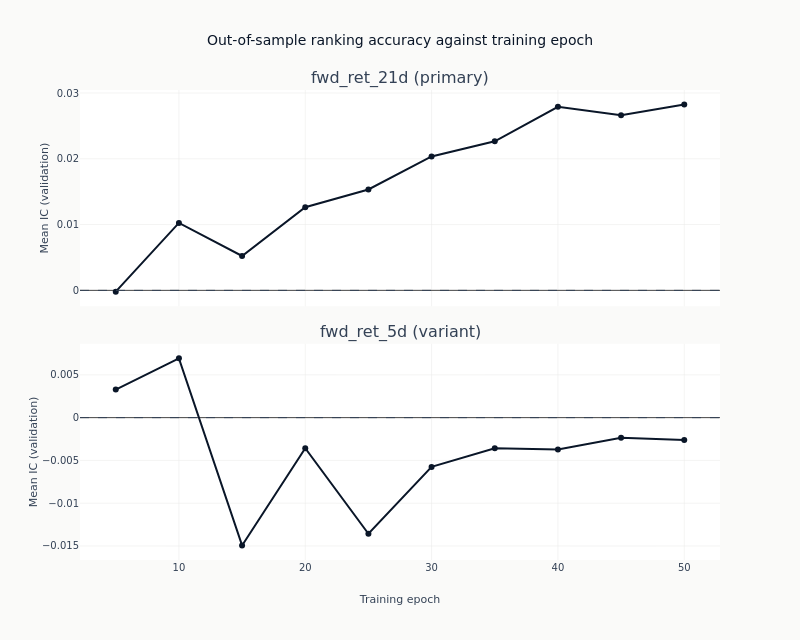

The code cell stored with this chart in its notebook:
### Markdown cell above
### What more training does

Each line traces one label's out-of-sample IC as epochs are added, on the same axes
[`11c`](11c_conditional_autoencoder.ipynb) draws for the same schedule.

A line that rises and then falls has an interior optimum: the network was still learning, then
began fitting the training window at the expense of the validation folds. A line that wanders
around zero without trend never had anything to learn, and its highest point is wherever the
noise happened to peak. Both produce a respectable-looking maximum, which is why the maximum is
not what a checkpoint is judged on and why all ten are published rather than the best one.

One panel per label, each with its own vertical scale, because a horizon with something to learn
and one without would be averaged into a single indistinct band if they shared axes.

### Code cell
curves = catalog.filter("full_coverage").sort("label", "checkpoint_value")
fig = make_subplots(
    rows=len(panel_labels),
    cols=1,
    shared_xaxes=True,
    vertical_spacing=0.08,
    subplot_titles=[
        f"{label} ({'primary' if label == primary else 'variant'})" for label in panel_labels
    ],
)
for row, label in enumerate(panel_labels, start=1):
    series = curves.filter(pl.col("label") == label)
    fig.add_trace(
        go.Scatter(
            x=series.get_column("checkpoint_value").to_list(),
            y=series.get_column("ic_mean").to_list(),
            mode="lines+markers",
            name=label,
            showlegend=False,
            line=dict(color=COLORS["blue"], width=2),
            marker=dict(size=6, color=COLORS["blue"]),
        ),
        row=row,
        col=1,
    )
    fig.add_hline(y=0, line_width=1, line_dash="dash", line_color=COLORS["neutral"], row=row, col=1)
    fig.update_yaxes(title_text="Mean IC (validation)", row=row, col=1)
fig.update_xaxes(title_text="Training epoch", row=len(panel_labels), col=1)
fig.update_layout(
    title="Out-of-sample ranking accuracy against training epoch",
    height=320 * len(panel_labels),
    width=800,
    margin=dict(t=90),
)
# Read off the frame rather than asserted, so the alt text stays true of the next run.
_spans = "; ".join(
    f"{label} from {curves.filter(pl.col('label') == label).get_column('ic_mean').min():.3f} "
    f"to {curves.filter(pl.col('label') == label).get_column('ic_mean').max():.3f}"
    for label in panel_labels
)
show_plotly_with_alt(
    fig,
    "Line chart of mean validation information coefficient against training epoch, one panel per "
    "label, each with its own vertical scale and a dashed zero line. Counted from the frame: "
    f"{_spans}.",
)

### Figure 1 — Plotly figure (JSON) as saved in the notebook; plotly's stock layout.template omitted (floating-point values rounded to 4 significant figures)
{"data": [{"line": {"color": "#0a1628", "width": 2}, "marker": {"color": "#0a1628", "size": 6}, "mode": "lines+markers", "name": "fwd_ret_21d", "showlegend": false, "type": "scatter", "x": [5, 10, 15, 20, 25, 30, 35, 40, 45, 50], "xaxis": "x", "y": [-0.0001945, 0.01026, 0.005227, 0.01263, 0.01534, 0.02036, 0.02267, 0.02791, 0.02661, 0.02825], "yaxis": "y"}, {"line": {"color": "#0a1628", "width": 2}, "marker": {"color": "#0a1628", "size": 6}, "mode": "lines+markers", "name": "fwd_ret_5d", "showlegend": false, "type": "scatter", "x": [5, 10, 15, 20, 25, 30, 35, 40, 45, 50], "xaxis": "x2", "y": [0.00328, 0.006928, -0.01494, -0.00358, -0.01357, -0.005757, -0.003578, -0.003724, -0.002363, -0.002622], "yaxis": "y2"}], "layout": {"annotations": [{"font": {"size": 16}, "showarrow": false, "text": "fwd_ret_21d (primary)", "x": 0.5, "xanchor": "center", "xref": "paper", "y": 1.0, "yanchor": "bottom", "yref": "paper"}, {"font": {"size": 16}, "showarrow": false, "text": "fwd_ret_5d (variant)", "x": 0.5, "xanchor": "center", "xref": "paper", "y": 0.46, "yanchor": "bottom", "yref": "paper"}], "height": 640, "margin": {"t": 90}, "shapes": [{"line": {"color": "#334155", "dash": "dash", "width": 1}, "type": "line", "x0": 0, "x1": 1, "xref": "x domain", "y0": 0, "y1": 0, "yref": "y"}, {"line": {"color": "#334155", "dash": "dash", "width": 1}, "type": "line", "x0": 0, "x1": 1, "xref": "x2 domain", "y0": 0, "y1": 0, "yref": "y2"}], "title": {"text": "Out-of-sample ranking accuracy against training epoch"}, "width": 800, "xaxis": {"anchor": "y", "domain": [0.0, 1.0], "matches": "x2", "showticklabels": false}, "xaxis2": {"anchor": "y2", "domain": [0.0, 1.0], "title": {"text": "Training epoch"}}, "yaxis": {"anchor": "x", "domain": [0.54, 1.0], "title": {"text": "Mean IC (validation)"}}, "yaxis2": {"anchor": "x2", "domain": [0.0, 0.46], "title": {"text": "Mean IC (validation)"}}}}
